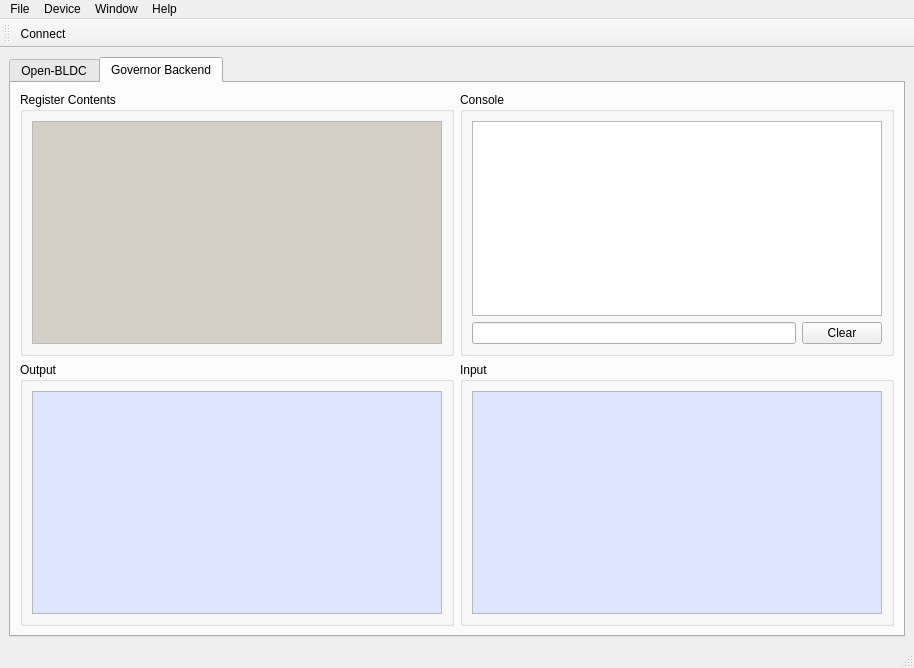
<?xml version="1.0" encoding="UTF-8"?>
<ui version="4.0">
 <author>Piotr Esden-Tempski</author>
 <class>MainWindow</class>
 <widget class="QMainWindow" name="MainWindow">
  <property name="enabled">
   <bool>true</bool>
  </property>
  <property name="geometry">
   <rect>
    <x>0</x>
    <y>0</y>
    <width>914</width>
    <height>668</height>
   </rect>
  </property>
  <property name="windowTitle">
   <string>qgovernor</string>
  </property>
  <widget class="QWidget" name="centralWidget">
   <property name="enabled">
    <bool>true</bool>
   </property>
   <layout class="QGridLayout" name="gridLayout_2">
    <item row="0" column="0">
     <widget class="QTabWidget" name="OpenBLDCTabWidget">
      <property name="currentIndex">
       <number>1</number>
      </property>
      <widget class="QWidget" name="OpenBLDCTab">
       <attribute name="title">
        <string>Open-BLDC</string>
       </attribute>
       <layout class="QVBoxLayout" name="verticalLayout_4">
        <item>
         <widget class="QGroupBox" name="powerGroupBox">
          <property name="enabled">
           <bool>false</bool>
          </property>
          <property name="title">
           <string>Power</string>
          </property>
          <layout class="QGridLayout" name="gridLayout_4">
           <item row="0" column="1">
            <widget class="QSpinBox" name="PWMDutyCycleSpinBox">
             <property name="minimum">
              <number>-32767</number>
             </property>
             <property name="maximum">
              <number>32767</number>
             </property>
            </widget>
           </item>
           <item row="1" column="1">
            <widget class="QSlider" name="PWMDutyCycleHorizontalSlider">
             <property name="minimum">
              <number>-32767</number>
             </property>
             <property name="maximum">
              <number>32767</number>
             </property>
             <property name="orientation">
              <enum>Qt::Horizontal</enum>
             </property>
             <property name="tickPosition">
              <enum>QSlider::TicksBelow</enum>
             </property>
             <property name="tickInterval">
              <number>8191</number>
             </property>
            </widget>
           </item>
           <item row="0" column="0" rowspan="2">
            <widget class="QLabel" name="PWMDutyCycleLabel">
             <property name="text">
              <string>PWM duty cycle value</string>
             </property>
            </widget>
           </item>
          </layout>
         </widget>
        </item>
        <item>
         <widget class="QGroupBox" name="commGroupBox">
          <property name="enabled">
           <bool>false</bool>
          </property>
          <property name="title">
           <string>Commutation</string>
          </property>
          <layout class="QGridLayout" name="gridLayout_3">
           <item row="4" column="0">
            <widget class="QLabel" name="forcedCommTimValLabel">
             <property name="text">
              <string>Commutation timer value</string>
             </property>
            </widget>
           </item>
           <item row="4" column="1">
            <widget class="QSpinBox" name="forcedCommTimValSpinBox">
             <property name="maximum">
              <number>65535</number>
             </property>
             <property name="singleStep">
              <number>10</number>
             </property>
            </widget>
           </item>
           <item row="3" column="4">
            <widget class="QPushButton" name="triggerCommPushButton">
             <property name="toolTip">
              <string>Trigger one commutation step</string>
             </property>
             <property name="text">
              <string>Trigger Comm Once</string>
             </property>
            </widget>
           </item>
           <item row="3" column="1">
            <widget class="QSpinBox" name="forcedCommTimIncSpinBox">
             <property name="maximum">
              <number>1000</number>
             </property>
             <property name="value">
              <number>10</number>
             </property>
            </widget>
           </item>
           <item row="3" column="0">
            <widget class="QLabel" name="forcedCommTimIncLabel">
             <property name="text">
              <string>Commutation timer value increment</string>
             </property>
            </widget>
           </item>
           <item row="8" column="0">
            <widget class="QCheckBox" name="forcedCommCheckBox">
             <property name="text">
              <string>Ignite motor</string>
             </property>
            </widget>
           </item>
           <item row="5" column="0">
            <widget class="QLabel" name="commSparkAdvanceLabel">
             <property name="text">
              <string>Commutation spark advance</string>
             </property>
            </widget>
           </item>
           <item row="5" column="1">
            <widget class="QSpinBox" name="commSparkAdvanceSpinBox">
             <property name="minimum">
              <number>-32767</number>
             </property>
             <property name="maximum">
              <number>32767</number>
             </property>
             <property name="singleStep">
              <number>20</number>
             </property>
            </widget>
           </item>
           <item row="6" column="0">
            <widget class="QLabel" name="commDirectCutoffLabel">
             <property name="text">
              <string>Commutation timer direct control cutoff</string>
             </property>
            </widget>
           </item>
           <item row="6" column="1">
            <widget class="QSpinBox" name="commDirectCutoffSpinBox">
             <property name="maximum">
              <number>65535</number>
             </property>
            </widget>
           </item>
           <item row="7" column="0">
            <widget class="QLabel" name="commIIRPoleLabel">
             <property name="text">
              <string>Commutation timer iir filter pole</string>
             </property>
            </widget>
           </item>
           <item row="8" column="1">
            <widget class="QCheckBox" name="ADCCommCheckBox">
             <property name="text">
              <string>Run oscillation demo</string>
             </property>
            </widget>
           </item>
           <item row="7" column="1">
            <widget class="QSpinBox" name="commIIRPoleSpinBox">
             <property name="maximum">
              <number>65535</number>
             </property>
            </widget>
           </item>
           <item row="4" column="4">
            <widget class="QLabel" name="RPMValueLabel">
             <property name="text">
              <string>RPM Value</string>
             </property>
             <property name="alignment">
              <set>Qt::AlignRight|Qt::AlignTrailing|Qt::AlignVCenter</set>
             </property>
            </widget>
           </item>
          </layout>
         </widget>
        </item>
        <item>
         <widget class="QGroupBox" name="commDetectGroupBox">
          <property name="enabled">
           <bool>false</bool>
          </property>
          <property name="title">
           <string>Commutation detection</string>
          </property>
          <layout class="QGridLayout" name="gridLayout_5">
           <item row="0" column="0">
            <widget class="QLabel" name="PWMOffsetLabel">
             <property name="text">
              <string>PWM offset</string>
             </property>
            </widget>
           </item>
           <item row="0" column="1">
            <widget class="QSpinBox" name="PWMOffsetSpinBox">
             <property name="maximum">
              <number>65535</number>
             </property>
            </widget>
           </item>
           <item row="2" column="0">
            <widget class="QLabel" name="ADCZeroValueLabel">
             <property name="text">
              <string>ADC zero value</string>
             </property>
            </widget>
           </item>
           <item row="2" column="1">
            <widget class="QSpinBox" name="ADCZeroValueSpinBox">
             <property name="maximum">
              <number>65535</number>
             </property>
            </widget>
           </item>
          </layout>
         </widget>
        </item>
        <item>
         <widget class="QGroupBox" name="monitoringGroupBox">
          <property name="enabled">
           <bool>false</bool>
          </property>
          <property name="title">
           <string>Monitoring</string>
          </property>
          <layout class="QGridLayout" name="gridLayout_6">
           <item row="0" column="0">
            <widget class="QCheckBox" name="forcedCommMonCheckBox">
             <property name="text">
              <string>Monitor commutation timer value</string>
             </property>
            </widget>
           </item>
           <item row="0" column="1">
            <widget class="QCheckBox" name="ADCLevelMonCheckBox">
             <property name="text">
              <string>Monitor ADC zero value</string>
             </property>
            </widget>
           </item>
          </layout>
         </widget>
        </item>
       </layout>
      </widget>
      <widget class="QWidget" name="GovernorBakendTab">
       <attribute name="title">
        <string>Governor Backend</string>
       </attribute>
       <layout class="QGridLayout" name="gridLayout">
        <item row="0" column="0">
         <widget class="QGroupBox" name="registerGroupBox">
          <property name="title">
           <string>Register Contents</string>
          </property>
          <layout class="QVBoxLayout" name="verticalLayout_3">
           <item>
            <widget class="QTableView" name="registerTableView">
             <property name="enabled">
              <bool>false</bool>
             </property>
             <property name="sizePolicy">
              <sizepolicy hsizetype="Expanding" vsizetype="Expanding">
               <horstretch>0</horstretch>
               <verstretch>0</verstretch>
              </sizepolicy>
             </property>
             <property name="palette">
              <palette>
               <active>
                <colorrole role="Base">
                 <brush brushstyle="SolidPattern">
                  <color alpha="255">
                   <red>222</red>
                   <green>230</green>
                   <blue>255</blue>
                  </color>
                 </brush>
                </colorrole>
                <colorrole role="AlternateBase">
                 <brush brushstyle="SolidPattern">
                  <color alpha="255">
                   <red>91</red>
                   <green>132</green>
                   <blue>254</blue>
                  </color>
                 </brush>
                </colorrole>
               </active>
               <inactive>
                <colorrole role="Base">
                 <brush brushstyle="SolidPattern">
                  <color alpha="255">
                   <red>222</red>
                   <green>230</green>
                   <blue>255</blue>
                  </color>
                 </brush>
                </colorrole>
                <colorrole role="AlternateBase">
                 <brush brushstyle="SolidPattern">
                  <color alpha="255">
                   <red>91</red>
                   <green>132</green>
                   <blue>254</blue>
                  </color>
                 </brush>
                </colorrole>
               </inactive>
               <disabled>
                <colorrole role="Base">
                 <brush brushstyle="SolidPattern">
                  <color alpha="255">
                   <red>212</red>
                   <green>208</green>
                   <blue>200</blue>
                  </color>
                 </brush>
                </colorrole>
                <colorrole role="AlternateBase">
                 <brush brushstyle="SolidPattern">
                  <color alpha="255">
                   <red>91</red>
                   <green>132</green>
                   <blue>254</blue>
                  </color>
                 </brush>
                </colorrole>
               </disabled>
              </palette>
             </property>
             <property name="font">
              <font>
               <family>Monaco</family>
               <pointsize>11</pointsize>
               <kerning>true</kerning>
              </font>
             </property>
             <property name="contextMenuPolicy">
              <enum>Qt::CustomContextMenu</enum>
             </property>
             <property name="alternatingRowColors">
              <bool>true</bool>
             </property>
             <property name="wordWrap">
              <bool>false</bool>
             </property>
             <attribute name="horizontalHeaderStretchLastSection">
              <bool>false</bool>
             </attribute>
             <attribute name="verticalHeaderStretchLastSection">
              <bool>false</bool>
             </attribute>
            </widget>
           </item>
          </layout>
         </widget>
        </item>
        <item row="0" column="1">
         <widget class="QGroupBox" name="consoleGroupBox">
          <property name="title">
           <string>Console</string>
          </property>
          <layout class="QGridLayout" name="gridLayout_7">
           <item row="0" column="0" colspan="2">
            <widget class="QPlainTextEdit" name="consolePlainTextEdit">
             <property name="enabled">
              <bool>true</bool>
             </property>
             <property name="acceptDrops">
              <bool>false</bool>
             </property>
             <property name="undoRedoEnabled">
              <bool>false</bool>
             </property>
             <property name="lineWrapMode">
              <enum>QPlainTextEdit::NoWrap</enum>
             </property>
             <property name="readOnly">
              <bool>true</bool>
             </property>
            </widget>
           </item>
           <item row="1" column="0">
            <widget class="QLineEdit" name="consoleLineEdit"/>
           </item>
           <item row="1" column="1">
            <widget class="QPushButton" name="consoleClearPushButton">
             <property name="text">
              <string>Clear</string>
             </property>
            </widget>
           </item>
          </layout>
         </widget>
        </item>
        <item row="1" column="0">
         <widget class="QGroupBox" name="outputGroupBox">
          <property name="title">
           <string>Output</string>
          </property>
          <layout class="QVBoxLayout" name="verticalLayout">
           <item>
            <widget class="QTableView" name="outputTableView">
             <property name="palette">
              <palette>
               <active>
                <colorrole role="Base">
                 <brush brushstyle="SolidPattern">
                  <color alpha="255">
                   <red>222</red>
                   <green>230</green>
                   <blue>255</blue>
                  </color>
                 </brush>
                </colorrole>
                <colorrole role="AlternateBase">
                 <brush brushstyle="SolidPattern">
                  <color alpha="255">
                   <red>91</red>
                   <green>132</green>
                   <blue>254</blue>
                  </color>
                 </brush>
                </colorrole>
               </active>
               <inactive>
                <colorrole role="Base">
                 <brush brushstyle="SolidPattern">
                  <color alpha="255">
                   <red>222</red>
                   <green>230</green>
                   <blue>255</blue>
                  </color>
                 </brush>
                </colorrole>
                <colorrole role="AlternateBase">
                 <brush brushstyle="SolidPattern">
                  <color alpha="255">
                   <red>91</red>
                   <green>132</green>
                   <blue>254</blue>
                  </color>
                 </brush>
                </colorrole>
               </inactive>
               <disabled>
                <colorrole role="Base">
                 <brush brushstyle="SolidPattern">
                  <color alpha="255">
                   <red>212</red>
                   <green>208</green>
                   <blue>200</blue>
                  </color>
                 </brush>
                </colorrole>
                <colorrole role="AlternateBase">
                 <brush brushstyle="SolidPattern">
                  <color alpha="255">
                   <red>91</red>
                   <green>132</green>
                   <blue>254</blue>
                  </color>
                 </brush>
                </colorrole>
               </disabled>
              </palette>
             </property>
             <property name="font">
              <font>
               <family>Monaco</family>
               <pointsize>11</pointsize>
              </font>
             </property>
             <property name="alternatingRowColors">
              <bool>false</bool>
             </property>
             <attribute name="verticalHeaderVisible">
              <bool>false</bool>
             </attribute>
            </widget>
           </item>
          </layout>
         </widget>
        </item>
        <item row="1" column="1">
         <widget class="QGroupBox" name="inputGroupBox">
          <property name="title">
           <string>Input</string>
          </property>
          <layout class="QVBoxLayout" name="verticalLayout_2">
           <item>
            <widget class="QTableView" name="inputTableView">
             <property name="palette">
              <palette>
               <active>
                <colorrole role="Base">
                 <brush brushstyle="SolidPattern">
                  <color alpha="255">
                   <red>222</red>
                   <green>230</green>
                   <blue>255</blue>
                  </color>
                 </brush>
                </colorrole>
                <colorrole role="AlternateBase">
                 <brush brushstyle="SolidPattern">
                  <color alpha="255">
                   <red>91</red>
                   <green>132</green>
                   <blue>254</blue>
                  </color>
                 </brush>
                </colorrole>
               </active>
               <inactive>
                <colorrole role="Base">
                 <brush brushstyle="SolidPattern">
                  <color alpha="255">
                   <red>222</red>
                   <green>230</green>
                   <blue>255</blue>
                  </color>
                 </brush>
                </colorrole>
                <colorrole role="AlternateBase">
                 <brush brushstyle="SolidPattern">
                  <color alpha="255">
                   <red>91</red>
                   <green>132</green>
                   <blue>254</blue>
                  </color>
                 </brush>
                </colorrole>
               </inactive>
               <disabled>
                <colorrole role="Base">
                 <brush brushstyle="SolidPattern">
                  <color alpha="255">
                   <red>212</red>
                   <green>208</green>
                   <blue>200</blue>
                  </color>
                 </brush>
                </colorrole>
                <colorrole role="AlternateBase">
                 <brush brushstyle="SolidPattern">
                  <color alpha="255">
                   <red>91</red>
                   <green>132</green>
                   <blue>254</blue>
                  </color>
                 </brush>
                </colorrole>
               </disabled>
              </palette>
             </property>
             <property name="font">
              <font>
               <family>Monaco</family>
               <pointsize>11</pointsize>
              </font>
             </property>
             <property name="alternatingRowColors">
              <bool>false</bool>
             </property>
             <attribute name="verticalHeaderVisible">
              <bool>false</bool>
             </attribute>
            </widget>
           </item>
          </layout>
         </widget>
        </item>
       </layout>
      </widget>
     </widget>
    </item>
   </layout>
  </widget>
  <widget class="QMenuBar" name="menuBar">
   <property name="geometry">
    <rect>
     <x>0</x>
     <y>0</y>
     <width>914</width>
     <height>23</height>
    </rect>
   </property>
   <property name="defaultUp">
    <bool>false</bool>
   </property>
   <property name="nativeMenuBar">
    <bool>false</bool>
   </property>
   <widget class="QMenu" name="menuFile">
    <property name="title">
     <string>File</string>
    </property>
    <addaction name="actionLoadTarget"/>
    <addaction name="actionQuit"/>
    <addaction name="actionOpenLog"/>
   </widget>
   <widget class="QMenu" name="menuEdit">
    <property name="title">
     <string>Device</string>
    </property>
    <addaction name="actionConnect"/>
    <addaction name="actionPreferences"/>
   </widget>
   <widget class="QMenu" name="menuHelp">
    <property name="title">
     <string>Help</string>
    </property>
    <addaction name="actionAbout_Qt"/>
    <addaction name="actionAbout"/>
   </widget>
   <widget class="QMenu" name="menuWindow">
    <property name="title">
     <string>Window</string>
    </property>
   </widget>
   <addaction name="menuFile"/>
   <addaction name="menuEdit"/>
   <addaction name="menuWindow"/>
   <addaction name="menuHelp"/>
  </widget>
  <widget class="QToolBar" name="mainToolBar">
   <attribute name="toolBarArea">
    <enum>TopToolBarArea</enum>
   </attribute>
   <attribute name="toolBarBreak">
    <bool>false</bool>
   </attribute>
   <addaction name="actionConnect"/>
  </widget>
  <widget class="QStatusBar" name="statusBar"/>
  <action name="actionQuit">
   <property name="text">
    <string>Q&amp;uit</string>
   </property>
   <property name="shortcut">
    <string>Ctrl+Q</string>
   </property>
  </action>
  <action name="actionPreferences">
   <property name="text">
    <string>&amp;Preferences...</string>
   </property>
  </action>
  <action name="actionAbout_Qt">
   <property name="text">
    <string>About &amp;Qt</string>
   </property>
  </action>
  <action name="actionAbout">
   <property name="text">
    <string>&amp;About</string>
   </property>
  </action>
  <action name="actionConnect">
   <property name="checkable">
    <bool>true</bool>
   </property>
   <property name="icon">
    <iconset resource="qgovernor.qrc">
     <normaloff>:/icons/icons/connect-32x32.png</normaloff>
     <normalon>:/icons/icons/disconnect-32x32.png</normalon>:/icons/icons/connect-32x32.png</iconset>
   </property>
   <property name="text">
    <string>Connect...</string>
   </property>
  </action>
  <action name="actionLoadTarget">
   <property name="text">
    <string>&amp;Load target</string>
   </property>
   <property name="shortcut">
    <string>Ctrl+L</string>
   </property>
  </action>
  <action name="actionOpenLog">
   <property name="text">
    <string>&amp;Open log file</string>
   </property>
   <property name="shortcut">
    <string>Ctrl+R</string>
   </property>
  </action>
 </widget>
 <resources>
  <include location="qgovernor.qrc"/>
 </resources>
 <connections>
  <connection>
   <sender>actionQuit</sender>
   <signal>triggered()</signal>
   <receiver>MainWindow</receiver>
   <slot>close()</slot>
   <hints>
    <hint type="sourcelabel">
     <x>-1</x>
     <y>-1</y>
    </hint>
    <hint type="destinationlabel">
     <x>456</x>
     <y>333</y>
    </hint>
   </hints>
  </connection>
 </connections>
</ui>
